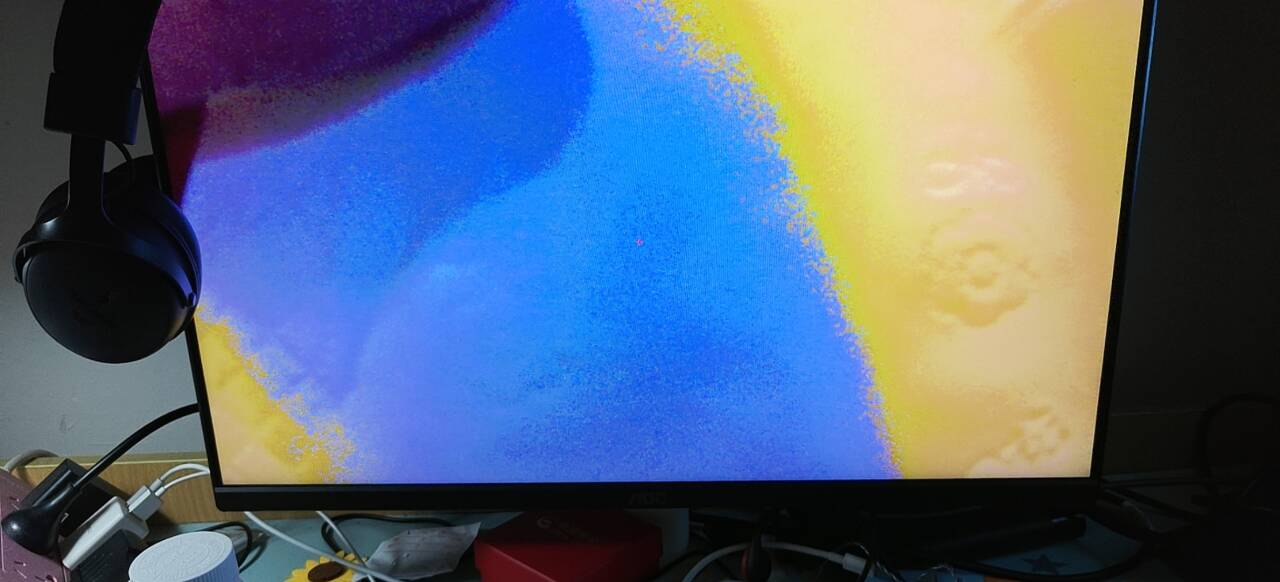
#> input picture report/evidence/S3-T05/t05_display_bluefix_board_20261021_r01/monitor_user_photo.jpg, 1280 x 582 px
$ python analyze_hdmi_photo.py --photo ../../report/evidence/S3-T05/t05_display_bluefix_board_20261021_r01/monitor_user_photo.jpg
#> lines starting #> are read from the running program, lines starting #| are printed output that depends on the picture; after the words box and inside, x2 and y2 are one past the last pixel; in counts of white or black regions, pixels touching at a corner belong together
"""S5-T01 从 HDMI 照片提取量化几何（只读分析，不改照片）。

方法：
1) 白掩膜（R,G,B 全 >230）连通域 → 取 4 个方形小斑块作为**四角标记**（画布四角 16×16 白方块）；
2) 以画布角点 (8,8)/(1272,8)/(8,712)/(1272,712) ↔ 照片斑块中心做**最小二乘仿射拟合**；
3) 红/绿掩膜取最大连通域 → 用行/列计数峰值定位**边框线**（长直线），换算回画布坐标；
4) 与期望用例矩形（默认 CASE 5：红 (0,53)-(77,425)、绿 (513,0)-(1025,66)）比对，报告误差。

**局限（必须随结论一起报告）**：照片是手持斜拍，仿射近似不能完全消除透视；误差包含几何透视、屏幕缩放
与 JPEG 压缩，故只作为“位置量级一致”的证据，不作为契约级 1 px 门槛的判定。

用法：python -B scripts/stage5_t01/analyze_hdmi_photo.py --photo <jpg> [--json <out.json>]
"""

from __future__ import annotations

import argparse
import json
import pathlib
import sys
from collections import deque

import numpy as np
from PIL import Image

DOWNSCALE = 2
EXPECTED = {"red": (0, 53, 77, 425), "green": (513, 0, 1025, 66)}
CANVAS_W, CANVAS_H = 1280, 720
MARKER_CANVAS = [(8, 8), (CANVAS_W - 8, 8), (8, CANVAS_H - 8), (CANVAS_W - 8, CANVAS_H - 8)]


def components(mask: np.ndarray, min_area: int, max_area: int) -> list[dict]:
    """4-连通域（稀疏实现）。返回 bbox/面积/像素列表（按面积降序）。"""
    ys, xs = np.nonzero(mask)
    pixels = set(zip(ys.tolist(), xs.tolist()))
    seen: set[tuple[int, int]] = set()
    out: list[dict] = []
    for start in pixels:
        if start in seen:
            continue
        queue = deque([start])
        seen.add(start)
        comp = []
        while queue:
            y, x = queue.popleft()
            comp.append((y, x))
            for ny, nx in ((y + 1, x), (y - 1, x), (y, x + 1), (y, x - 1)):
                if (ny, nx) in pixels and (ny, nx) not in seen:
                    seen.add((ny, nx))
                    queue.append((ny, nx))
        if not (min_area <= len(comp) <= max_area):
            continue
        cys = [p[0] for p in comp]
        cxs = [p[1] for p in comp]
        out.append({"area": len(comp), "y0": min(cys), "y1": max(cys), "x0": min(cxs), "x1": max(cxs),
                    "cy": sum(cys) / len(cys), "cx": sum(cxs) / len(cxs), "pixels": comp})
    out.sort(key=lambda c: -c["area"])
    return out


def line_peaks(comp: dict, axis: str, ratio: float = 0.4) -> list[int]:
    """在连通域内，按行(y)或列(x)计数，返回计数 ≥ ratio×max 的坐标（用于定位边框长直线）。"""
    counts: dict[int, int] = {}
    for y, x in comp["pixels"]:
        key = y if axis == "y" else x
        counts[key] = counts.get(key, 0) + 1
    if not counts:
        return []
    top = max(counts.values())
    keep = sorted(k for k, v in counts.items() if v >= max(3, int(top * ratio)))
    return keep


def cluster_extremes(values: list[int]) -> list[int]:
    """把峰值坐标按间隙聚类，返回每簇的中位数（最多 4 簇）。"""
    if not values:
        return []
    groups, cur = [], [values[0]]
    for v in values[1:]:
        if v - cur[-1] <= 3:
            cur.append(v)
        else:
            groups.append(cur)
            cur = [v]
    groups.append(cur)
    return [int(sum(g) / len(g)) for g in groups]


def main() -> int:
    parser = argparse.ArgumentParser()
    parser.add_argument("--photo", required=True)
    parser.add_argument("--json", default=None)
    args = parser.parse_args()

    path = pathlib.Path(args.photo)
    if not path.is_absolute():
        path = pathlib.Path.cwd() / path
    if not path.exists():
        print(f"[photo] 不存在：{path}")
        return 2
    image = Image.open(path).convert("RGB")
#> image is the input picture: PIL image 1280x582 RGB; mean R, G, B 81.3, 99, 123.7
    full = np.asarray(image).astype(np.int16)
    fr, fg, fb = full[:, :, 0], full[:, :, 1], full[:, :, 2]
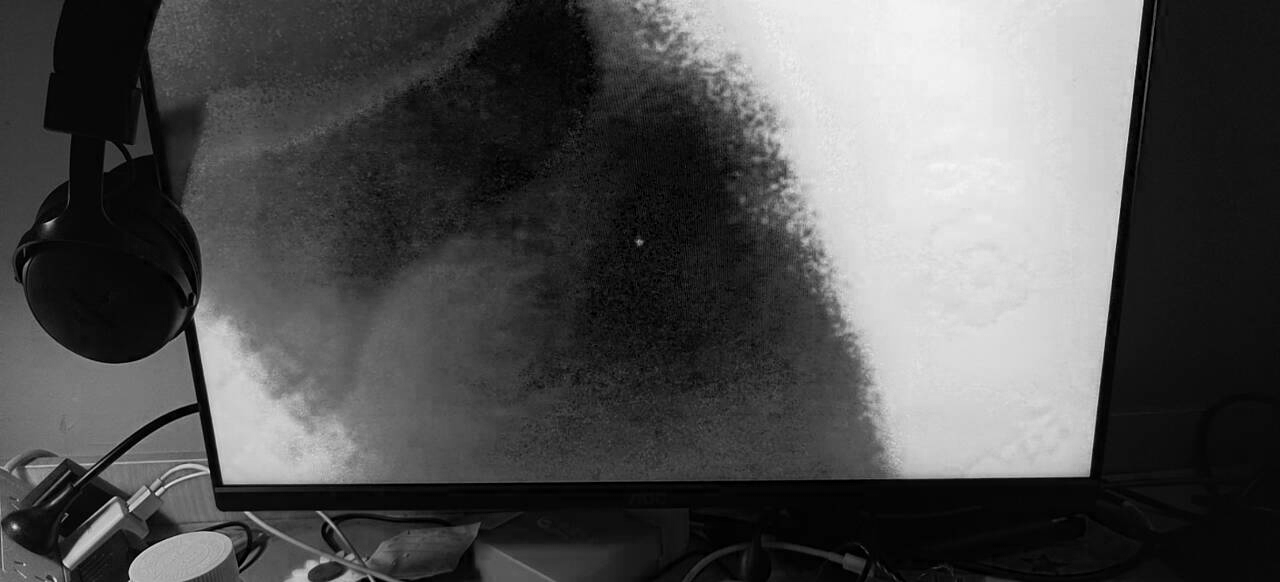
#> fr: shape (582, 1280) int16; min 0, max 247, mean 81.3
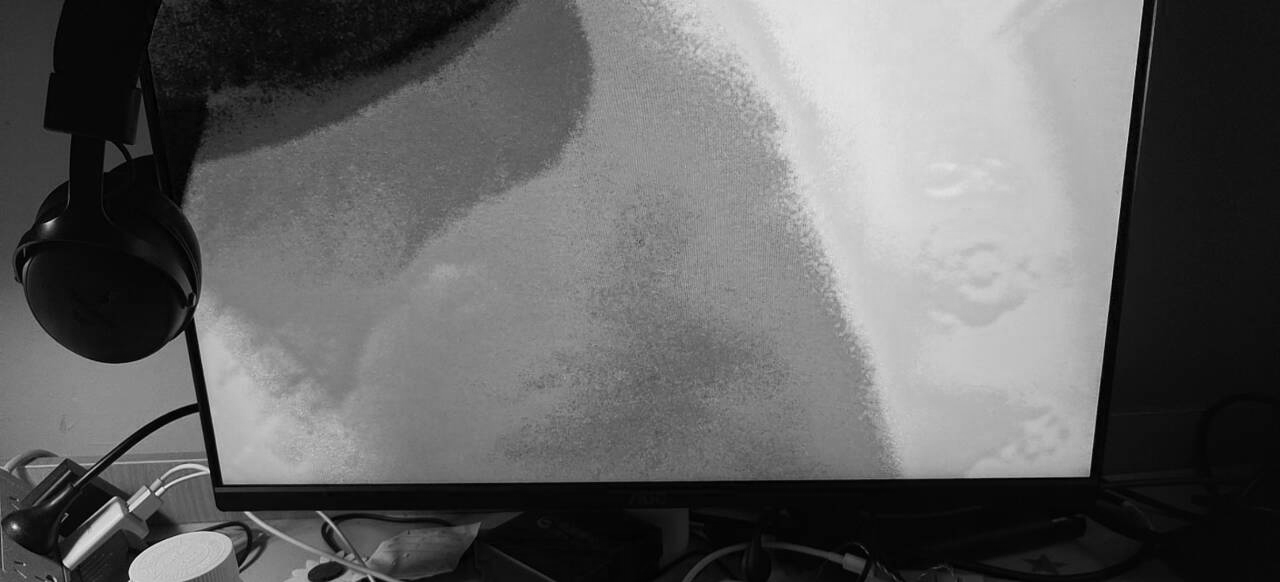
#> fg: shape (582, 1280) int16; min 0, max 255, mean 99
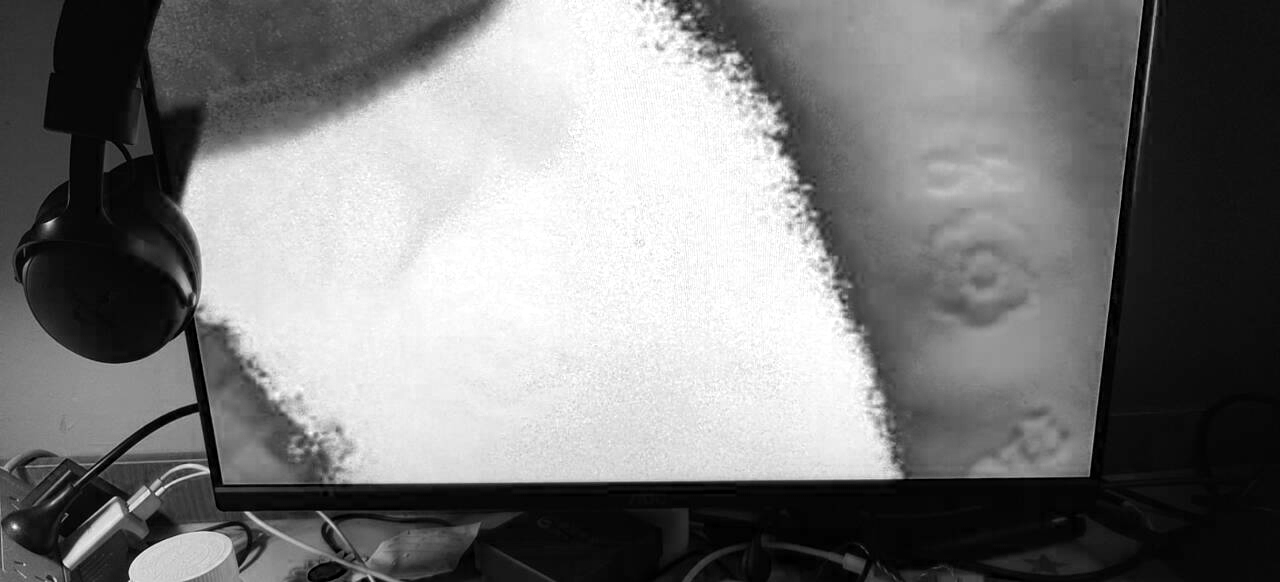
#> fb: shape (582, 1280) int16; min 0, max 255, mean 123.7
    full_whiteish = (fr > 170) & (fg > 170) & (fb > 170)     # 全分辨率检测细线（降采样会削弱 1px 十字）
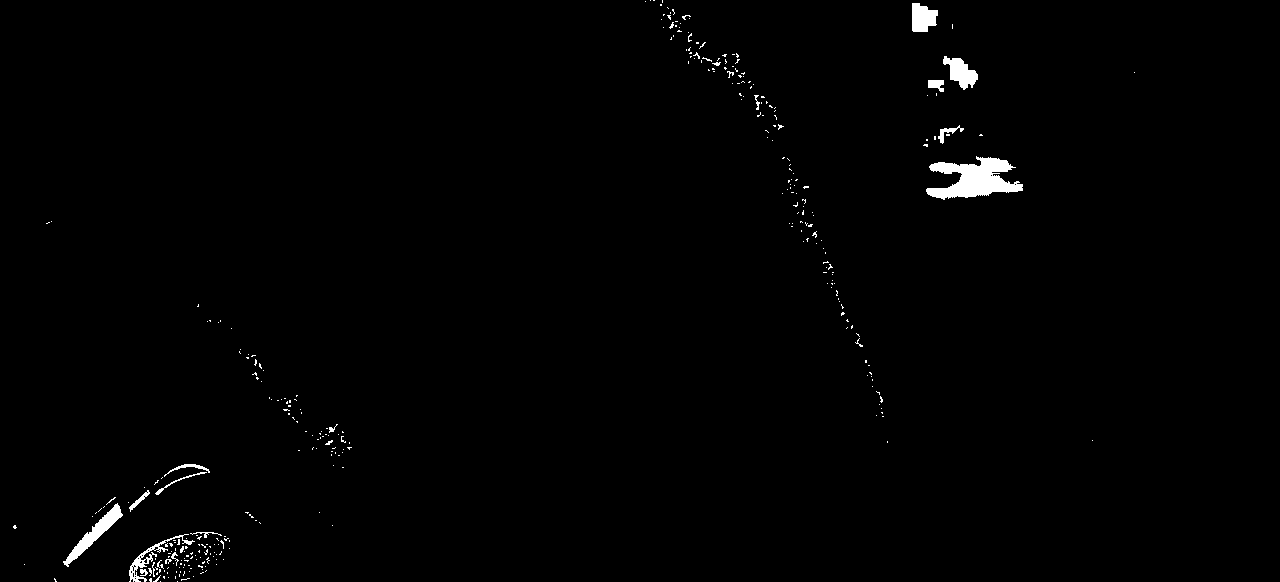
#> full_whiteish: shape (582, 1280) bool; 0.95% white; 340 white regions (320 under 20 px), largest, box (x1, y1, x2, y2) and area: (926, 156, 1023, 200) 2330, (63, 503, 123, 567) 826, (943, 56, 978, 90) 622
    small = image.resize((image.width // DOWNSCALE, image.height // DOWNSCALE), Image.BILINEAR)
    arr = np.asarray(small).astype(np.int16)
    r, g, b = arr[:, :, 0], arr[:, :, 1], arr[:, :, 2]

    white = (r > 230) & (g > 230) & (b > 230)
#> white: shape (291, 640) bool; every value is 0
    red = (r > 140) & (g < 100) & (b < 100)
    green = (g > 140) & (r < 120) & (b < 120)
    # 参考特征：屏幕上的中心白十字（细长直线）——比角标记更稳健
    whiteish = full_whiteish
    row_counts = whiteish.sum(axis=1)
#> row_counts = 582 values, max 98 at index 188, min 0 at index 51, mean 12.13
    col_counts = whiteish.sum(axis=0)
#> col_counts = 1280 values, max 65 at index 961, min 0 at index 0, mean 5.52
    hrow = int(np.argmax(row_counts)) if row_counts.size else 0
#> hrow = 188
    vcol = int(np.argmax(col_counts)) if col_counts.size else 0
#> vcol = 961
    row_ok = bool(row_counts.size) and row_counts[hrow] > 0.5 * image.width
#> row_ok = False
    col_ok = bool(col_counts.size) and col_counts[vcol] > 0.5 * image.height
#> col_ok = False

    white_comps = components(white, 40, 4000)
#> in components, `ys, xs = np.nonzero(mask)`: ys = empty array
#> in components, `pixels = set(zip(ys.tolist(), xs.tolist()))`: pixels = 0 items
#> after the loop in components, `for start in pixels:`: out = []; seen = 0 items
#> white_comps = []
    markers = [c for c in white_comps if 0.5 <= (c["x1"] - c["x0"] + 1) / max(1, c["y1"] - c["y0"] + 1) <= 2.0]
#> markers = []

    # 主映射：用中心白十字的跨度（横线跨度≈画布宽 0..1279；竖线跨度≈画布高 0..719）
    cross_info: dict = {"hrow_ok": bool(row_ok), "vcol_ok": bool(col_ok)}
#> cross_info = {'hrow_ok': False, 'vcol_ok': False}
    summary: dict = {"photo": str(path), "photo_size": list(image.size), "markers_found": 0,
                     "mapping_ok": False, "mapping": cross_info, "detections": {}}
    if row_ok and col_ok:
        cols = np.nonzero(whiteish[hrow])[0]
        rows = np.nonzero(whiteish[:, vcol])[0]
        x0p, x1p = float(cols.min()), float(cols.max())
        y0p, y1p = float(rows.min()), float(rows.max())
        cross_info.update({"photo_hrow": hrow, "photo_vcol": vcol,
                           "photo_x_span": [x0p, x1p], "photo_y_span": [y0p, y1p]})

        def to_canvas(px: float, py: float) -> tuple[float, float]:
            cx = (px - x0p) * (CANVAS_W - 1) / max(1.0, (x1p - x0p))
            cy = (py - y0p) * (CANVAS_H - 1) / max(1.0, (y1p - y0p))
            return float(cx), float(cy)

        mapping_ok = True
    elif len(markers) >= 4:
        picks: list[dict] = []
        for key in (lambda c: c["cx"] + c["cy"], lambda c: -(c["cx"] - c["cy"]),
                    lambda c: c["cx"] - c["cy"], lambda c: -(c["cx"] + c["cy"])):
            best = max((c for c in markers if c not in picks), key=key)
            picks.append(best)
        src = np.array([[p[1], p[0], 1.0] for p in MARKER_CANVAS])
        dst = np.array([[p["cx"] * DOWNSCALE, p["cy"] * DOWNSCALE] for p in picks])
        coef, *_ = np.linalg.lstsq(src, dst, rcond=None)

        def to_canvas(px: float, py: float) -> tuple[float, float]:
            inv = np.linalg.inv(coef[:, :2])
            v = inv @ (np.array([px, py]) - coef[:, 2])
            return float(v[0]), float(v[1])

        cross_info["marker_fallback"] = True
        mapping_ok = True
    else:
        mapping_ok = False
        print(f"[photo] 参考特征不足（十字 hrow_ok={row_ok} vcol_ok={col_ok}，角标记 {len(markers)} 个）"
              f"→ 不做定量映射；仅记录照片坐标下的连通域（相对位置）")
#| [photo] 参考特征不足（十字 hrow_ok=False vcol_ok=False，角标记 0 个）→ 不做定量映射；仅记录照片坐标下的连通域（相对位置）
        observed: dict[str, dict] = {}
        for name, mask in (("red", red), ("green", green)):
            comps = components(mask, 200, 10 ** 7)
            if not comps:
                observed[name] = {"found": False}
                continue
            comp = comps[0]
            observed[name] = {
                "found": True,
                "photo_bbox_px": [comp["x0"] * DOWNSCALE, comp["y0"] * DOWNSCALE,
                                  comp["x1"] * DOWNSCALE, comp["y1"] * DOWNSCALE],
                "photo_frac_of_width": [round(comp["x0"] * DOWNSCALE / image.width, 3),
                                        round(comp["x1"] * DOWNSCALE / image.width, 3)],
                "photo_frac_of_height": [round(comp["y0"] * DOWNSCALE / image.height, 3),
                                         round(comp["y1"] * DOWNSCALE / image.height, 3)],
                "expected_canvas_bbox": list(EXPECTED[name]),
                "expected_frac_of_canvas": [round(EXPECTED[name][0] / CANVAS_W, 3),
                                            round(EXPECTED[name][1] / CANVAS_H, 3),
                                            round(EXPECTED[name][2] / CANVAS_W, 3),
                                            round(EXPECTED[name][3] / CANVAS_H, 3)],
            }
#> this loop made 2 passes
#> name on passes 1 to 2: 'red', 'green'
#> after the loop, observed = 2 items
        summary["detections"] = observed
        summary["quantitative_note"] = ("照片为手持斜拍且曝光偏暗：横向中心十字在照片中不可靠检出"
                                       "（实测最长行亮像素 <40% 宽度），四角纯白标记亦未达阈值；"
                                       "故本轮不做画布↔照片映射，仅记录相对位置。")

    if mapping_ok:
        results: dict[str, dict] = {}
        for name, mask in (("red", red), ("green", green)):
            comps = components(mask, 200, 10 ** 7)
            if not comps:
                results[name] = {"found": False}
                continue
            comp = comps[0]
            ys = cluster_extremes(line_peaks(comp, "y"))
            xs = cluster_extremes(line_peaks(comp, "x"))
            corners = []
            for y in (ys[0], ys[-1]):
                for x in (xs[0], xs[-1]):
                    corners.append(to_canvas(x * DOWNSCALE, y * DOWNSCALE))
            canvas_xs = [c[0] for c in corners]
            canvas_ys = [c[1] for c in corners]
            est = [round(min(canvas_xs), 1), round(min(canvas_ys), 1),
                   round(max(canvas_xs), 1), round(max(canvas_ys), 1)]
            exp = list(EXPECTED[name])
            results[name] = {
                "found": True,
                "photo_bbox": [comp["x0"] * DOWNSCALE, comp["y0"] * DOWNSCALE,
                               comp["x1"] * DOWNSCALE, comp["y1"] * DOWNSCALE],
                "photo_line_peaks_y": [v * DOWNSCALE for v in ys],
                "photo_line_peaks_x": [v * DOWNSCALE for v in xs],
                "canvas_bbox_est": est,
                "expected_canvas_bbox": exp,
                "delta_px": [round(est[i] - exp[i], 1) for i in range(4)],
            }
        summary = {"photo": str(path), "photo_size": list(image.size), "markers_found": len(markers),
                   "mapping": cross_info, "mapping_ok": True, "detections": results}

    print(json.dumps(summary, ensure_ascii=False, indent=2))
#> (printed output is left out)
    if args.json:
        pathlib.Path(args.json).write_text(json.dumps(summary, ensure_ascii=False, indent=2) + "\n", encoding="utf-8")
    return 0


if __name__ == "__main__":
    try:
        sys.stdout.reconfigure(encoding="utf-8", errors="replace")
    except Exception:
        pass
    sys.exit(main())
#> (the program exits here)
